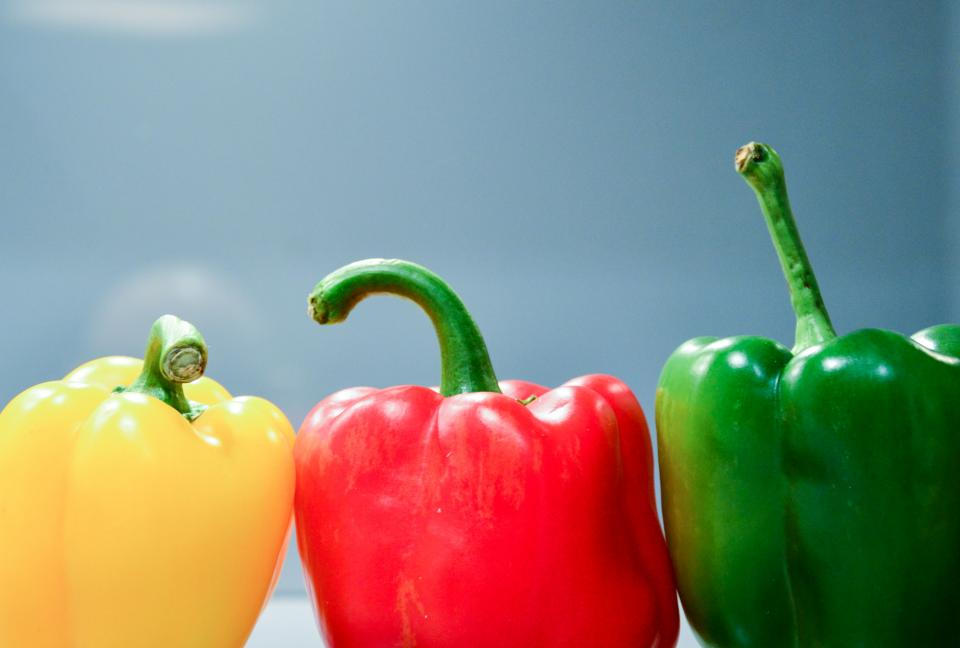
//> input picture week4-cpp/data/images/capsicum.jpg, 960 x 648 px
$ ./bgrColorSpace   (built with g++ and OpenCV 4)
//> lines starting //> are read from the running program, lines starting //| are printed output that depends on the picture
### week4-cpp/ColorSpaces/dataPath.hpp
std::string DATA_PATH = "../data/";

### week4-cpp/ColorSpaces/bgrColorSpace.cpp
#include <iostream>
#include "dataPath.hpp"
#include <opencv2/opencv.hpp>
#include <opencv2/imgproc.hpp>

using namespace std;
using namespace cv;

int main(){
// read the image in BGR format
Mat bgr = imread(DATA_PATH+"images/capsicum.jpg");
//> bgr is the input picture: 648 rows x 960 cols, CV_8UC3; mean B, G, R 121.7, 135.9, 138.8

imshow("Original Image",bgr);
waitKey(0);

Mat bgrChannels[3];
split(bgr,bgrChannels);
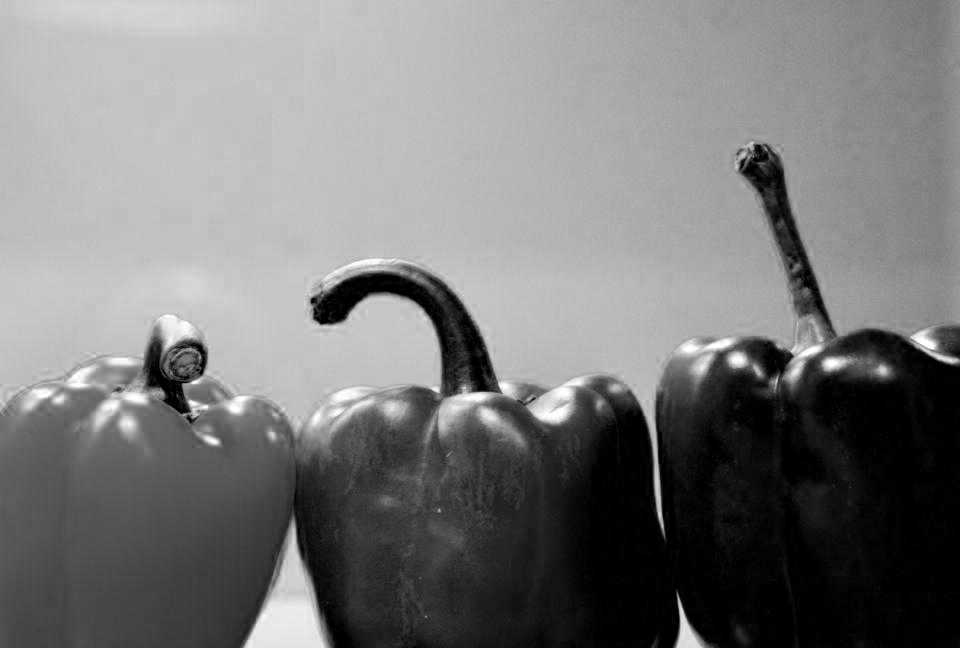
//> bgrChannels[0]: 648 rows x 960 cols, CV_8UC1; min 0, max 255, mean 121.7
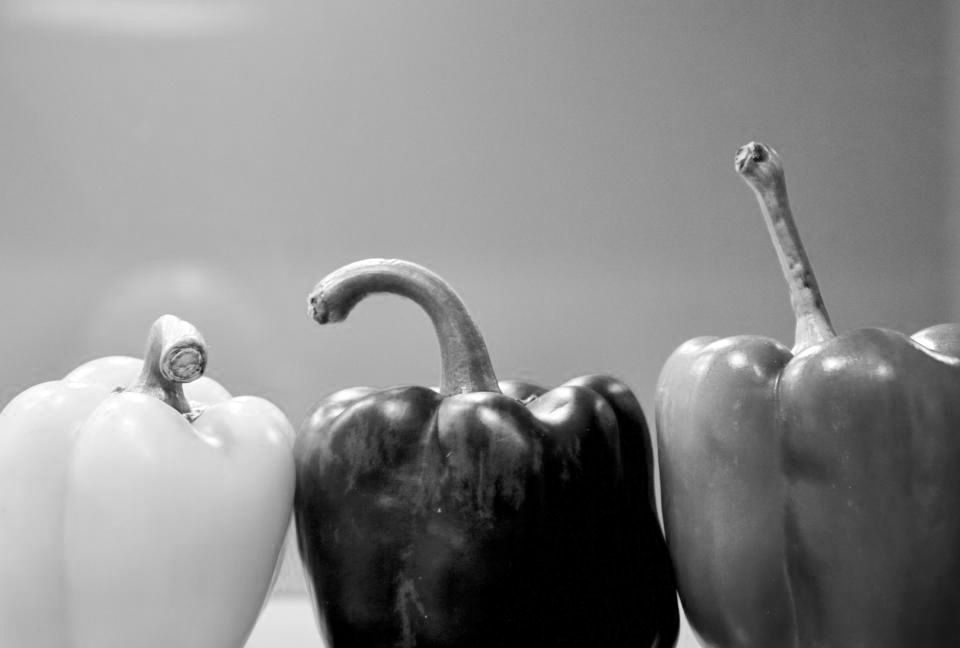
//> bgrChannels[1]: 648 rows x 960 cols, CV_8UC1; min 0, max 255, mean 135.9
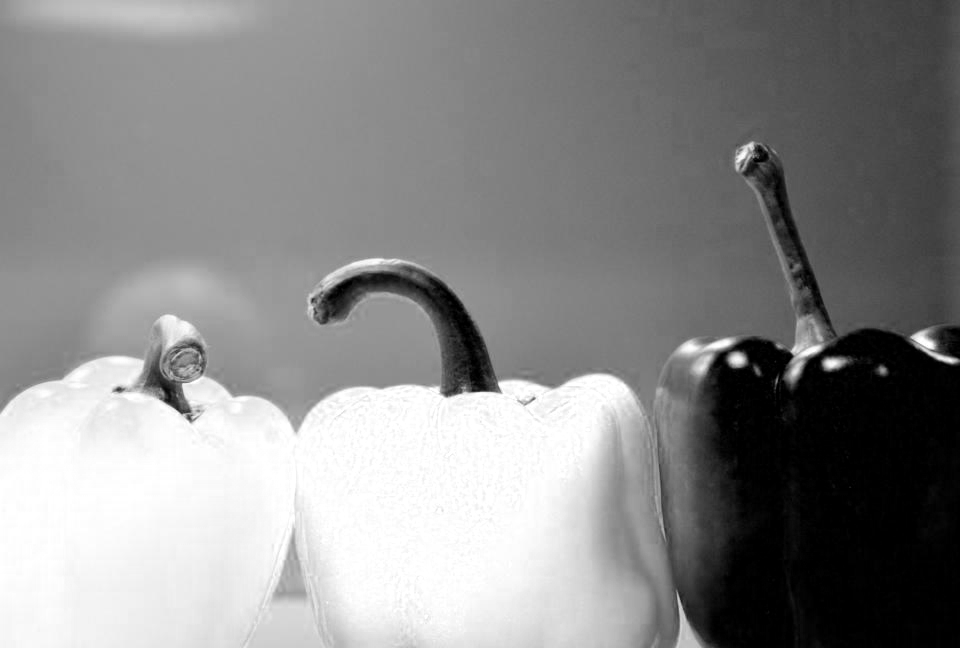
//> bgrChannels[2]: 648 rows x 960 cols, CV_8UC1; min 0, max 255, mean 138.8

imshow("Blue Channel",bgrChannels[0]);
imshow("Green Channel",bgrChannels[1]);
imshow("Red Channel",bgrChannels[2]);
waitKey(0);

return 0;
}
